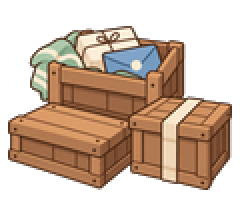
#> input picture experiments/living_city_v1/art/production/ai_image_v10/references/lc6_central_crates_1.png, 120 x 100 px (shown 2 times larger)
$ python review_character_source.py ../art/production/ai_image_v10/references/lc6_central_crates_1.png out
#> lines starting #> are read from the running program, lines starting #| are printed output that depends on the picture
"""Inspect a generated character source at actual mobile display sizes.

This script does no repainting or alpha cleanup. It keeps the source unchanged.
"""

from __future__ import annotations

import argparse
import json
from pathlib import Path

from PIL import Image, ImageDraw


def main() -> None:
    parser = argparse.ArgumentParser()
    parser.add_argument("source", type=Path)
    parser.add_argument("output_dir", type=Path)
    args = parser.parse_args()

    source = Image.open(args.source).convert("RGBA")
#> source is the input picture: PIL image 120x100 RGBA; mean R, G, B, A 91.1, 66.9, 49.4, 138.8
    alpha = source.getchannel("A")
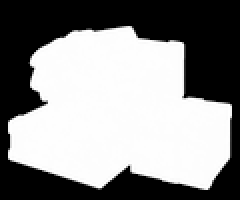
#> alpha: PIL image 120x100 L (shown 2 times larger); min 0, max 255, mean 138.8
    # Image generation may leave alpha=1..4 in a large invisible halo.
    # Use visible (>8) pixels for the QA framing while retaining original pixels.
    bbox = alpha.point(lambda value: 255 if value > 8 else 0).getbbox()
#> bbox = (4, 13, 116, 95)
    if bbox is None:
        raise SystemExit("empty alpha")
    crop = source.crop(bbox)
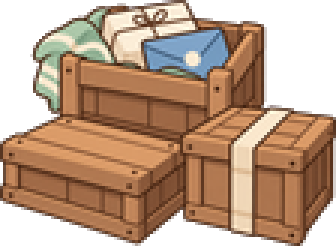
#> crop: PIL image 112x82 RGBA (shown 3 times larger); mean R, G, B, A 119.1, 87.4, 64.5, 181.3; transparent parts drawn white
    args.output_dir.mkdir(parents=True, exist_ok=True)

    # A 4x nearest-neighbor display preserves how the 79 px sprite really reads.
    board = Image.new("RGB", (850, 530), "#efe0c4")
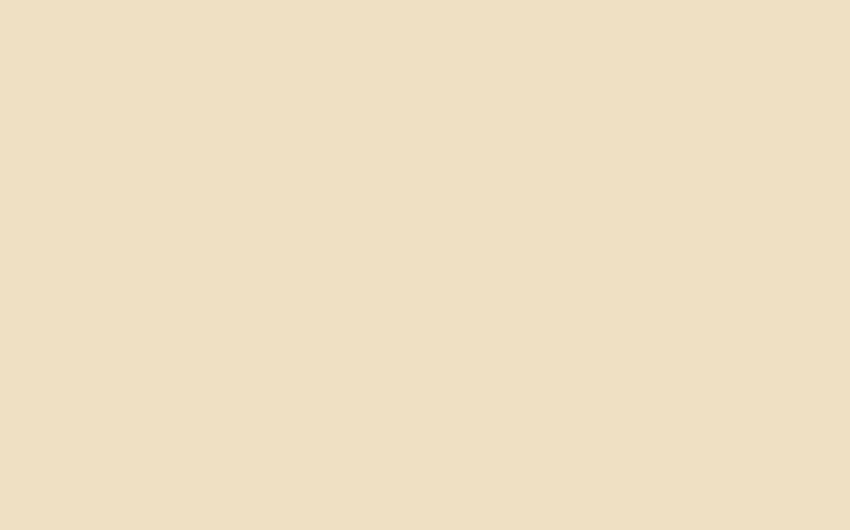
#> board: PIL image 850x530 RGB; mean R, G, B 239, 224, 196
    draw = ImageDraw.Draw(board)
    sizes = (79, 127)
    for row, height in enumerate(sizes):
        width = round(crop.width * height / crop.height)
        small = crop.resize((width, height), Image.Resampling.LANCZOS)
        small.save(args.output_dir / f"sprite_{height}px.png")
        for column, backdrop in enumerate(("#d5c4a5", "#695e52")):
            tile = Image.new("RGBA", (400, 210), backdrop)
            tile.alpha_composite(small, ((400 - width) // 2, 46))
            board.paste(tile.convert("RGB"), (25 + column * 410, 25 + row * 255))
            label = f"{height} px on {backdrop}"
            draw.text((40 + column * 410, 35 + row * 255), label, fill="#30251d")
#> this loop made 2 passes
#> pass 1, in main, `small = crop.resize((width, height), Image.Resampling.LANCZOS)`:
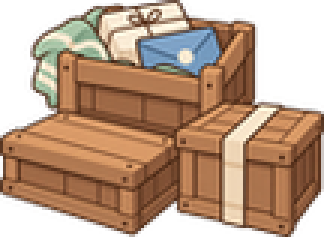
#> small: PIL image 108x79 RGBA (shown 3 times larger); mean R, G, B, A 118.3, 87.2, 64.4, 181.3; transparent parts drawn white
#> pass 2, in main, `small = crop.resize((width, height), Image.Resampling.LANCZOS)`:
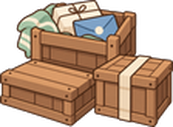
#> small: PIL image 173x127 RGBA; mean R, G, B, A 118.2, 87.5, 64.6, 181.3; transparent parts drawn white
#> after the loop:
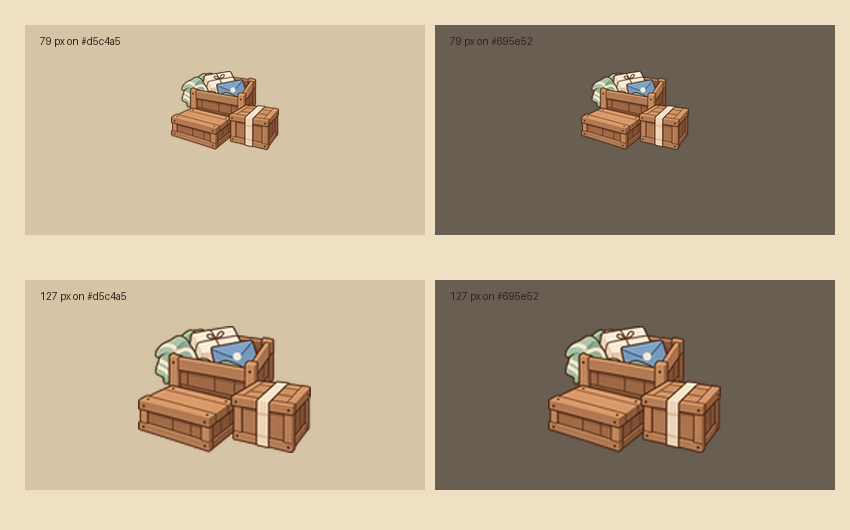
#> board: PIL image 850x530 RGB; mean R, G, B 179.4, 162.5, 138.5
#> after the loop:
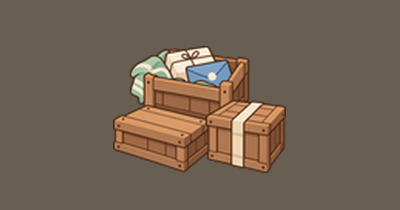
#> tile: PIL image 400x210 RGBA; mean R, G, B, A 115.5, 98.9, 83.4, 255
    board.save(args.output_dir / "display_size_contact.png")

    data = list(alpha.getdata())
#> data = 12000 values, max 255 at index 1739, min 0 at index 0, mean 138.8
    metrics = {
        "source": str(args.source),
        "canvas": list(source.size),
        "mode": source.mode,
        "visible_alpha_bbox_over_8": list(bbox),
        "alpha_zero_pixels": sum(a == 0 for a in data),
        "alpha_partial_pixels": sum(0 < a < 255 for a in data),
        "alpha_opaque_pixels": sum(a == 255 for a in data),
        "requested_display_heights": list(sizes),
        "postprocessing": "only non-destructive crop and downscale for QA; original unchanged",
    }
    (args.output_dir / "metrics.json").write_text(
        json.dumps(metrics, ensure_ascii=False, indent=2), encoding="utf-8"
    )
    print(json.dumps(metrics, ensure_ascii=False, indent=2))
#> (printed output is left out)


if __name__ == "__main__":
    main()

$ run again, on experiments/living_city_v1/art/production/ai_image_v10/references/lc6_fountain_bench_1.png
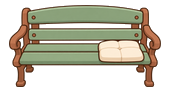
#> input picture experiments/living_city_v1/art/production/ai_image_v10/references/lc6_fountain_bench_1.png, 170 x 90 px
#> in main, source is the input picture: PIL image 170x90 RGBA; mean R, G, B, A 78, 71.4, 53.6, 129.7
#> in main, `alpha = source.getchannel("A")`:
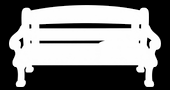
#> alpha: PIL image 170x90 L; min 0, max 255, mean 129.7
#> bbox = (9, 5, 161, 87)
#> after the loop in main, `for row, height in enumerate(sizes):`:
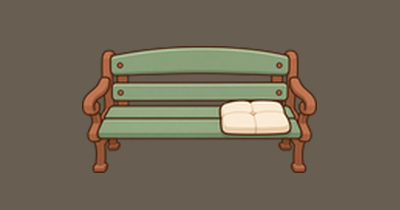
#> tile: PIL image 400x210 RGBA; mean R, G, B, A 113.4, 103.5, 86.9, 255
#> data = 15300 values, max 255 at index 1086, min 0 at index 0, mean 129.7
#> (printed output is left out)
